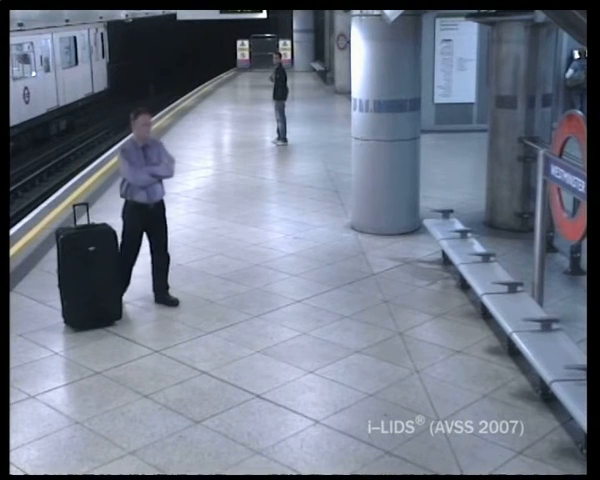
#> input picture frame 100 of asset/video/aod#1.mp4, 600 x 480 px, given in place of video1.mp4, which was not available
$ python new_bgsubs.py
#> lines starting #> are read from the running program, lines starting #| are printed output that depends on the picture
import math
from collections import deque

import cv2
import numpy as np

class ObjectTracker:
    def __init__(self):
        # Store the center positions of the objects
        self.center_points = {}
        # Keep the count of the IDs
        # each time a new object id detected, the count will increase by one
        self.id_count = 0

        self.abandoned_temp = {}
        self.abandoned_threshold_frame = 500  # Define how long the system decide if the object abandoned or not

    # [59 lines left out: function update, not called in this run]


tracker = ObjectTracker()

# [53 lines left out: functions get_median_very_new, get_median_old, get_median_new, get_temporal_minimum, not called in this run]


def calculate_canny_edge(frame_difference):
    return cv2.Canny(frame_difference, 100, 200, L2gradient=True)

def calculate_morphology_ex(canny_edge):
    kernel = np.ones((20, 20), np.uint8)
    return cv2.morphologyEx(canny_edge, cv2.MORPH_CLOSE, kernel, iterations=2)

def calculate_countours(threshold):
    return cv2.findContours(threshold, cv2.RETR_EXTERNAL, cv2.CHAIN_APPROX_SIMPLE)

if __name__ == '__main__':
    # Create the background subtractor object
    backSub = cv2.createBackgroundSubtractorMOG2()  # You can choose other algorithms here

    cap = cv2.VideoCapture("../asset/video/video1.mp4")
    # Get video width and height using property access
    width = int(cap.get(cv2.CAP_PROP_FRAME_WIDTH))
    height = int(cap.get(cv2.CAP_PROP_FRAME_HEIGHT))

    n = 200
    m = 20
    threshold = 100
    last_n_frames = deque(maxlen=n)
    last_n_frames_short = deque(maxlen=m)

    last_n_masks = deque(maxlen=m)

    n_frames = 0
    while True:
        has_frame, frame = cap.read()
#> frame is the input picture: shape (480, 600, 3); mean B, G, R 138.4, 122.3, 113.9
        if not has_frame:
            break
        n_frames += 1

        # Convert to grayscale
        frame = cv2.cvtColor(frame, cv2.COLOR_BGR2GRAY)
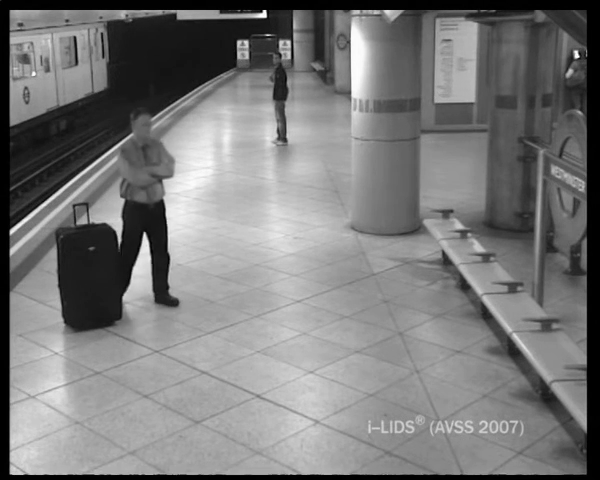
#> frame: shape (480, 600); min 0, max 255, mean 121.6
        frame = cv2.GaussianBlur(frame, (3, 3), 0)

        if n_frames >= n:
            long_term = get_median_very_new(last_n_frames)
            cv2.imshow('long term', long_term)

            # [5 lines of commented-out code are left out]

            difference = cv2.absdiff(long_term, frame)
            ret, difference = cv2.threshold(difference, 25, 255, cv2.THRESH_BINARY)
            cv2.imshow('difference', difference)

            canny = calculate_canny_edge(difference)
            morph = calculate_morphology_ex(canny)
            cv2.imshow("morph", morph)
            contours, hierarchy = calculate_countours(morph)

            boxes_xyxy = []
            for contour in contours:
                contour_area = cv2.contourArea(contour)
                if 100 < contour_area:
                    (x, y, w, h) = cv2.boundingRect(contour)
                    x1 = x
                    y1 = y
                    x2 = w + x
                    y2 = h + y

                    boxes_xyxy.append((x1, y1, x2, y2))

            _, abandoned_objects = tracker.update(boxes_xyxy)
            for _, x1, y1, x2, y2, _ in abandoned_objects:
                cv2.rectangle(frame, (x1, y1), (x2, y2), color=(255, 255, 255), thickness=1)


            # Apply background subtraction
            # fgMask = backSub.apply(frame)
            # cv2.imshow('fgMask', fgMask)

            # print('long term', long_term.shape, long_term.min(), long_term.max(), long_term.dtype)
            # print('frame', frame.shape, frame.min(), frame.max(), frame.dtype)

            # # difference = np.abs(frame - long_term)
            # difference = cv2.absdiff(frame, long_term)
            # # print(difference, difference.min(), difference.max(), difference.mean(), difference.dtype)
            # mask = np.where(difference >= threshold, 255, 0).astype(np.uint8)
            # # print(mask)
            # # cv2.imshow('mask', mask)
            #
            # last_n_masks.append(mask)
            # if len(last_n_masks) == m:
            #     # Short term
            #     short_term = get_temporal_minimum(last_n_masks)
            #     cv2.imshow('short term', short_term)

        last_n_frames.append(frame)
        if len(last_n_frames) >= 80:
            last_n_frames_short.append(frame)

        cv2.imshow('webcam', frame)
        if cv2.waitKey(1) == ord('q'):
#> (key q is pressed here)
            break
    cap.release()
    cv2.destroyAllWindows()

$ run again, starting later in the video
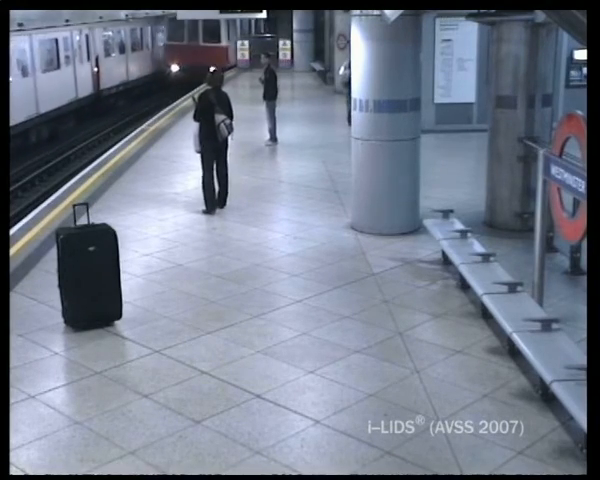
#> input picture frame 450 of asset/video/aod#1.mp4, 600 x 480 px, given in place of video1.mp4, which was not available
#> frame is the input picture: shape (480, 600, 3); mean B, G, R 140.8, 124.7, 116.4
#> `frame = cv2.cvtColor(frame, cv2.COLOR_BGR2GRAY)`:
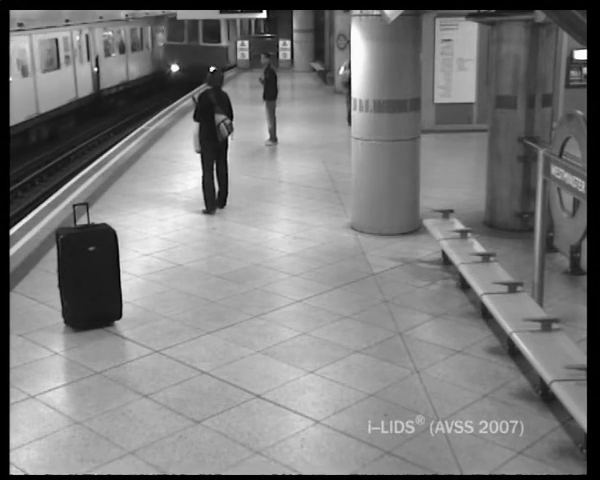
#> frame: shape (480, 600); min 0, max 255, mean 124

$ run again, starting later in the video
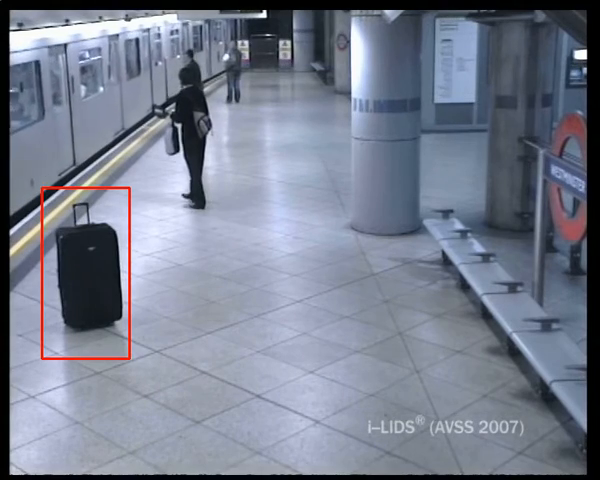
#> input picture frame 801 of asset/video/aod#1.mp4, 600 x 480 px, given in place of video1.mp4, which was not available
#> frame is the input picture: shape (480, 600, 3); mean B, G, R 143.1, 126.5, 119.6
#> `frame = cv2.cvtColor(frame, cv2.COLOR_BGR2GRAY)`:
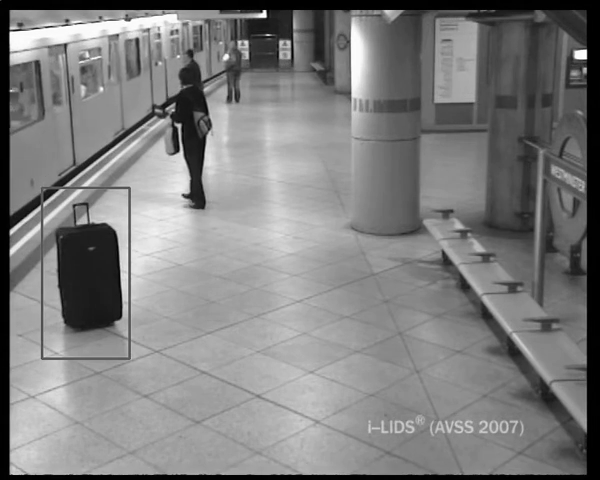
#> frame: shape (480, 600); min 0, max 255, mean 126.3
